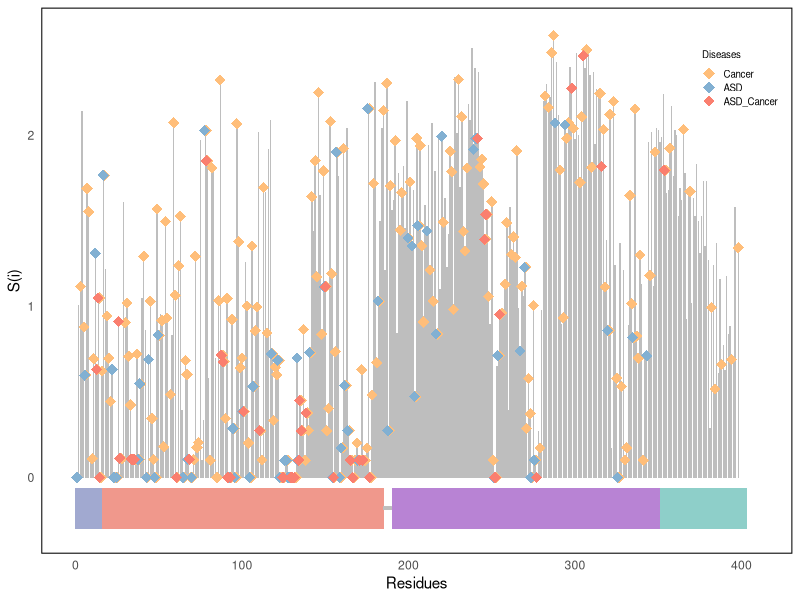
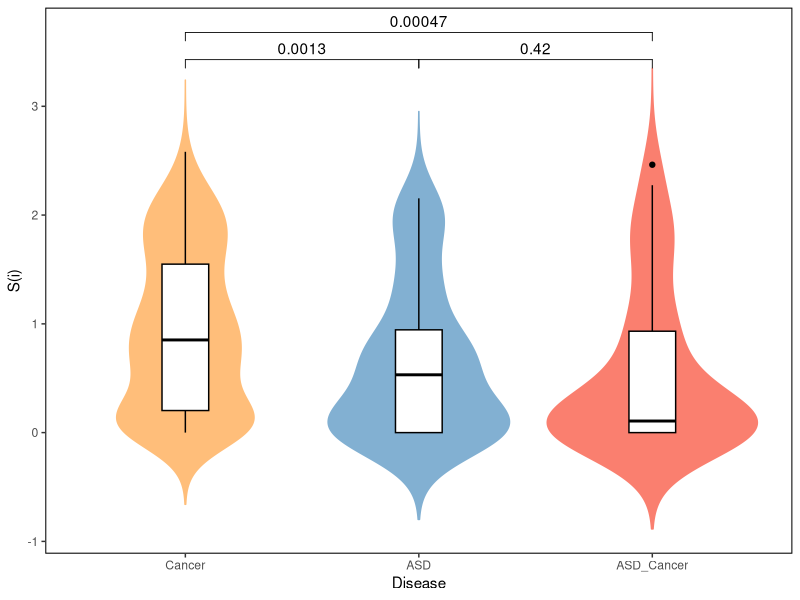

These charts were generated, in order, by the following R code:
library(dplyr)
library(ggplot2)
library(cowplot)
library(ggpubr)

# read data
setwd("/Users/wangjingran/Desktop/PTEN_Mutation")
paras <- read.csv("data/Entropy.csv", header = TRUE)
all_en <- read.table("data/Si.csv",sep = ',',header = T)
colnames(all_en) <- c("residue","Entropy")
data <- paras[c(1,2,3)]
data <- data %>% group_by(residue) %>% distinct(Disease, .keep_all = TRUE)
breaks <- c(0, 15, 184, 189, 350, 403)
Region <- cut(data$residue, breaks, 
                   labels = c("PBD", "PD", " ", "C2D", "CTT"), 
                   include.lowest = TRUE)
data$Region <- Region

# region
start <- c(0, 16, 185, 190, 351)
end <- c(16, 185, 190, 351, 403)
for (i in 1:nrow(data)) {
  if (data$Region[i] == "PBD") {
    data$start[i] <- start[1]
    data$end[i] <- end[1]
  } else if (data$Region[i] == "PD") {
    data$start[i] <- start[2]
    data$end[i]<-  end[2]
  }else if (data$Region[i] == " ") {
    data$start[i] <- start[3]
    data$end[i]<-  end[3]
  } else if (data$Region[i] == "C2D") {
    data$start[i] <- start[4]
    data$end[i] <- end[4]
  } else if (data$Region[i] == "CTT") {
    data$start[i] <- start[5]
    data$end[i] <- end[5] 
  }
}

# Entropy
p_en <- ggplot(all_en, aes(x = residue, y = Entropy)) + 
 geom_bar(stat = "identity",
           color = "transparent", 
           fill = "grey",
          width = 0.9)+
  
  labs(x="Residues", y="S(i)", color="Diseases", shape="Diseases") + 
  theme_bw()
p_en <- p_en + geom_point(data=data,aes(x=residue,y=Entropy,color=Disease), position = position_jitterdodge(jitter.width = 0, dodge.width = 1.7),size=3.5,pch=18) + 
  scale_colour_manual(values=c("#FFBE7A","#82B0D2", "#FA7F6F"),breaks = c("Cancer","ASD", "ASD_Cancer"))
p_en <- p_en + scale_x_continuous(limits = c(0,410)) + scale_y_continuous(limits = c(-0.3,2.6))
p_en <- p_en + geom_rect(data = data, aes(xmin = start, xmax = end, ymin = -0.3, ymax = -0.06, fill = Region),color = "transparent")  +
  scale_fill_manual(values = c("PBD" = '#A1A9D0', "PD" = '#F0988C'," " = "transparent", "C2D" = '#B883D4', "CTT" = "#8ECFC9")) +
  geom_segment(aes(x = 185, y = -0.18, xend = 190, yend = -0.18), color = "grey", linetype = "solid", size = 1)+
  theme_minimal()
p_en <- p_en + theme(panel.border = element_rect(linetype = 'solid', colour = 'black',fill = NA,size = 0.7),
                 panel.grid.major = element_blank(),
                 panel.grid.minor = element_blank())
p_en <- p_en + theme(legend.title = element_text(size = 7), 
                  legend.text = element_text(size = 7),
                  legend.position = c(0.93,0.87),legend.key.size = unit(0.01,"cm"),panel.grid = element_blank()) + guides(fill = "none")
ggsave(p_en, file="figure/Entropy.pdf", width = 9, height=4)

# Violin
p1 <- ggplot(data, aes(x=factor(Disease, levels=c("Cancer","ASD", "ASD_Cancer")), y=Entropy, fill=Disease, color = Disease)) +
  geom_violin(trim=FALSE) +
  theme(legend.position = "none") +
  theme(panel.border = element_blank()) +
  geom_boxplot(width=0.2, fill="white", color="black") +
  scale_fill_manual(values=c("#FFBE7A","#82B0D2", "#FA7F6F"),limits=c("Cancer","ASD", "ASD_Cancer")) +
  scale_color_manual(values=c("#FFBE7A", "#82B0D2", "#FA7F6F"),limits=c("Cancer","ASD", "ASD_Cancer")) +
  labs(x="Disease", y="S(i)", fill="Disease") +
  theme_classic()
my_comparisons <- list(c("Cancer","ASD"), c("Cancer","ASD_Cancer"), c("ASD","ASD_Cancer"))
p1 <- p1 + stat_compare_means(comparisons = my_comparisons,
                       label.y = c(3.3,3.55,3.3),
                       method = "wilcox.test")
p1 <- p1 + theme(legend.position = "none",panel.grid = element_blank())
p1 <- p1 + theme(axis.line = element_blank(),
                 panel.border = element_rect(linetype = 'solid', colour = 'black',fill = NA,size = 0.7),
                 panel.grid.major = element_blank(),
                 panel.grid.minor = element_blank())
ggsave(p1, file="figure/EntoryV.pdf", width = 4, height = 4)